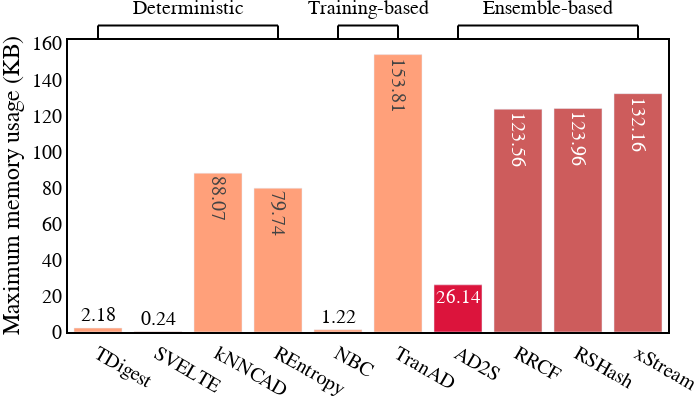

Notebook code for this chart:
### Code cell
import plotly.graph_objects as go 
import numpy as np

fig = go.Figure()
colors = ['lightsalmon'] * 6 + ['crimson'] + ['indianred'] * 3
fig.add_trace(go.Bar(x=df_mean.index, y=df_mean.values, textposition='auto',text=df_mean.values,marker_color=colors))


fig.add_shape(type="line",
        xref="x", yref="paper",
        x0=df_mean.index[0], y0=1, x1=df_mean.index[0], y1=1.05,
        line=dict(
            color="black",
            width=2,
        )
    )
fig.add_shape(type="line",
        xref="x", yref="paper",
        x0=df_mean.index[3], y0=1, x1=df_mean.index[3], y1=1.05,
        line=dict(
            color="black",
            width=2,
        )
    )

fig.add_shape(type="line",
    xref="x", yref="paper",
    x0=df_mean.index[0], y0=1.05, x1=df_mean.index[3], y1=1.05,
    line=dict(
        color="black",
        width=2,
    )
)

fig.add_annotation(dict(font=dict(size=14),
    x=1.5,
    y=1.15,
    showarrow=False,
    text='Deterministic',
    textangle=0,
    xref="x", yref="paper",
    font_size = 20
))


fig.add_shape(type="line",
        xref="x", yref="paper",
        x0=df_mean.index[9], y0=1, x1=df_mean.index[9], y1=1.05,
        line=dict(
            color="black",
            width=2,
        )
    )
fig.add_shape(type="line",
        xref="x", yref="paper",
        x0=df_mean.index[6], y0=1, x1=df_mean.index[6], y1=1.05,
        line=dict(
            color="black",
            width=2,
        )
    )

fig.add_shape(type="line",
    xref="x", yref="paper",
    x0=df_mean.index[6], y0=1.05, x1=df_mean.index[9], y1=1.05,
    line=dict(
        color="black",
        width=2,
    )
)


fig.add_annotation(dict(font=dict(size=14),
    x=4.5,
    y=1.15,
    showarrow=False,
    text='Training-based',
    textangle=0,
    xref="x", yref="paper",
    font_size = 20
))


fig.add_shape(type="line",
        xref="x", yref="paper",
        x0=df_mean.index[4], y0=1, x1=df_mean.index[4], y1=1.05,
        line=dict(
            color="black",
            width=2,
        )
    )
fig.add_shape(type="line",
        xref="x", yref="paper",
        x0=df_mean.index[5], y0=1, x1=df_mean.index[5], y1=1.05,
        line=dict(
            color="black",
            width=2,
        )
    )

fig.add_shape(type="line",
    xref="x", yref="paper",
    x0=df_mean.index[4], y0=1.05, x1=df_mean.index[5], y1=1.05,
    line=dict(
        color="black",
        width=2,
    )
)



fig.add_annotation(dict(font=dict(size=14),
    x=7.5,
    y=1.15,
    showarrow=False,
    text='Ensemble-based',
    textangle=0,
    xref="x", yref="paper",
    font_size = 20
))

fig.update_layout(
    plot_bgcolor="white",
    xaxis=dict(
        # title= f"Anomaly detection methods",
        showline=True,
        showgrid=False,
        linecolor="black",
        linewidth=2,
        mirror=True,
    ),
    yaxis=dict(
        title="Maximum memory usage (KB)",
        showline=True,
        showgrid=False,
        linecolor="black",
        linewidth=2,
        mirror=True,
        tickmode="auto"
    ),
    font_family="Times New Roman",
    font_color="black",
    height=400,
    width=700,
    margin=dict(l=0, r=0, b=0, t=40),
    legend=dict(x=0.6, y=0, bgcolor="rgba(0,0,0,0)"),
    font=dict(size=20),
    # yaxis_range=[0.5, 1.0],
    # xaxis=dict(tickvals=list(cfg.experiments.chains.candidate)),
)
fig.write_image('./avg_mem.pdf')
fig

### Figure 1 — Plotly figure (JSON) as saved in the notebook; plotly's stock layout.template omitted (floating-point values rounded to 4 significant figures)
{"data": [{"marker": {"color": ["lightsalmon", "lightsalmon", "lightsalmon", "lightsalmon", "lightsalmon", "lightsalmon", "crimson", "indianred", "indianred", "indianred"]}, "text": [2.18, 0.24, 88.07, 79.74, 1.22, 153.8, 26.14, 123.6, 124.0, 132.2], "textposition": "auto", "type": "bar", "x": ["TDigest", "SVELTE", "kNNCAD", "REntropy", "NBC", "TranAD", "AD2S", "RRCF", "RSHash", "xStream"], "y": [2.18, 0.24, 88.07, 79.74, 1.22, 153.8, 26.14, 123.6, 124.0, 132.2]}], "layout": {"annotations": [{"font": {"size": 20}, "showarrow": false, "text": "Deterministic", "textangle": 0, "x": 1.5, "xref": "x", "y": 1.15, "yref": "paper"}, {"font": {"size": 20}, "showarrow": false, "text": "Training-based", "textangle": 0, "x": 4.5, "xref": "x", "y": 1.15, "yref": "paper"}, {"font": {"size": 20}, "showarrow": false, "text": "Ensemble-based", "textangle": 0, "x": 7.5, "xref": "x", "y": 1.15, "yref": "paper"}], "font": {"color": "black", "family": "Times New Roman", "size": 20}, "height": 400, "legend": {"bgcolor": "rgba(0,0,0,0)", "x": 0.6, "y": 0}, "margin": {"b": 0, "l": 0, "r": 0, "t": 40}, "plot_bgcolor": "white", "shapes": [{"line": {"color": "black", "width": 2}, "type": "line", "x0": "TDigest", "x1": "TDigest", "xref": "x", "y0": 1, "y1": 1.05, "yref": "paper"}, {"line": {"color": "black", "width": 2}, "type": "line", "x0": "REntropy", "x1": "REntropy", "xref": "x", "y0": 1, "y1": 1.05, "yref": "paper"}, {"line": {"color": "black", "width": 2}, "type": "line", "x0": "TDigest", "x1": "REntropy", "xref": "x", "y0": 1.05, "y1": 1.05, "yref": "paper"}, {"line": {"color": "black", "width": 2}, "type": "line", "x0": "xStream", "x1": "xStream", "xref": "x", "y0": 1, "y1": 1.05, "yref": "paper"}, {"line": {"color": "black", "width": 2}, "type": "line", "x0": "AD2S", "x1": "AD2S", "xref": "x", "y0": 1, "y1": 1.05, "yref": "paper"}, {"line": {"color": "black", "width": 2}, "type": "line", "x0": "AD2S", "x1": "xStream", "xref": "x", "y0": 1.05, "y1": 1.05, "yref": "paper"}, {"line": {"color": "black", "width": 2}, "type": "line", "x0": "NBC", "x1": "NBC", "xref": "x", "y0": 1, "y1": 1.05, "yref": "paper"}, {"line": {"color": "black", "width": 2}, "type": "line", "x0": "TranAD", "x1": "TranAD", "xref": "x", "y0": 1, "y1": 1.05, "yref": "paper"}, {"line": {"color": "black", "width": 2}, "type": "line", "x0": "NBC", "x1": "TranAD", "xref": "x", "y0": 1.05, "y1": 1.05, "yref": "paper"}], "width": 700, "xaxis": {"linecolor": "black", "linewidth": 2, "mirror": true, "showgrid": false, "showline": true}, "yaxis": {"linecolor": "black", "linewidth": 2, "mirror": true, "showgrid": false, "showline": true, "tickmode": "auto", "title": {"text": "Maximum memory usage (KB)"}}}}
